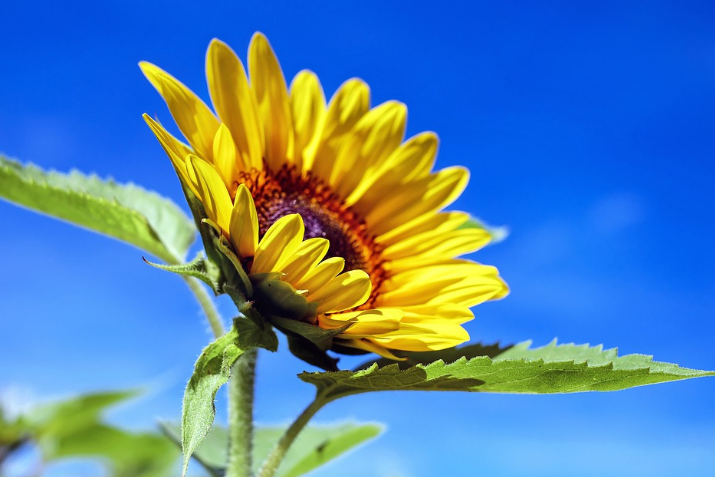
#> input picture 011_image_processing/030_filtering/input/flower.png, 715 x 477 px, found by its file name
$ python 030_median_blur.py
#> lines starting #> are read from the running program, lines starting #| are printed output that depends on the picture
import os
import cv2
import numpy as np

dir_proj = os.getcwd()
dir_base = os.path.join(dir_proj, "011_image_processing", "030_filtering")
dir_input = os.path.join(dir_base, "input")
dir_output = os.path.join(dir_base, "output")
os.makedirs(dir_output, exist_ok=True)

img = cv2.imread(filename=os.path.join(dir_input, "flower.png"))
#> img is the input picture: shape (477, 715, 3); mean B, G, R 172.4, 131.7, 85.1
if img is None:
    print("Error: Could not open image")
    exit()


"""===========================================================================================
Create Noisy Input
==========================================================================================="""
# Add random noise so the blur effect is easy to compare.
rng = np.random.default_rng(seed=10)
noise = rng.normal(loc=0, scale=15, size=img.shape)
noisy = np.clip(a=img.astype(np.float32) + noise,
                a_min=0, a_max=255).astype(np.uint8)

cv2.imwrite(filename=os.path.join(dir_output, "01_noisy.png"), img=noisy)


"""===========================================================================================
Median Blur
==========================================================================================="""
# Median blur is useful for dot-like noise.
median = cv2.medianBlur(src=noisy, ksize=9)
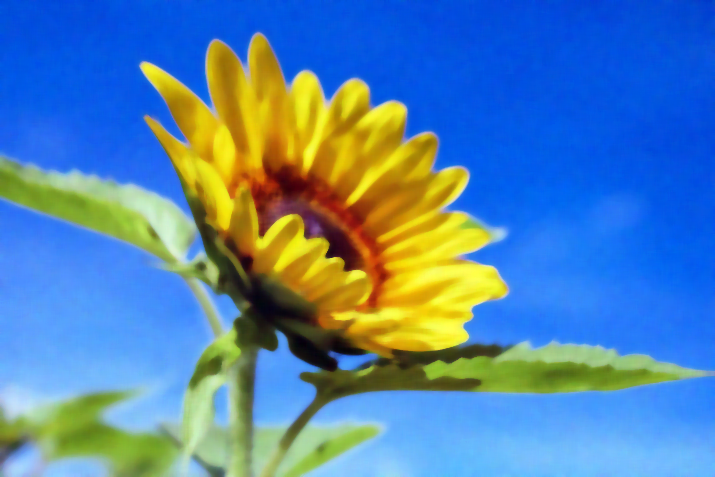
#> median: shape (477, 715, 3); mean B, G, R 171.8, 131.1, 84.6

cv2.imwrite(filename=os.path.join(dir_output, "04_median_blur.png"),
            img=median)

print("Saved output images to:", dir_output)
